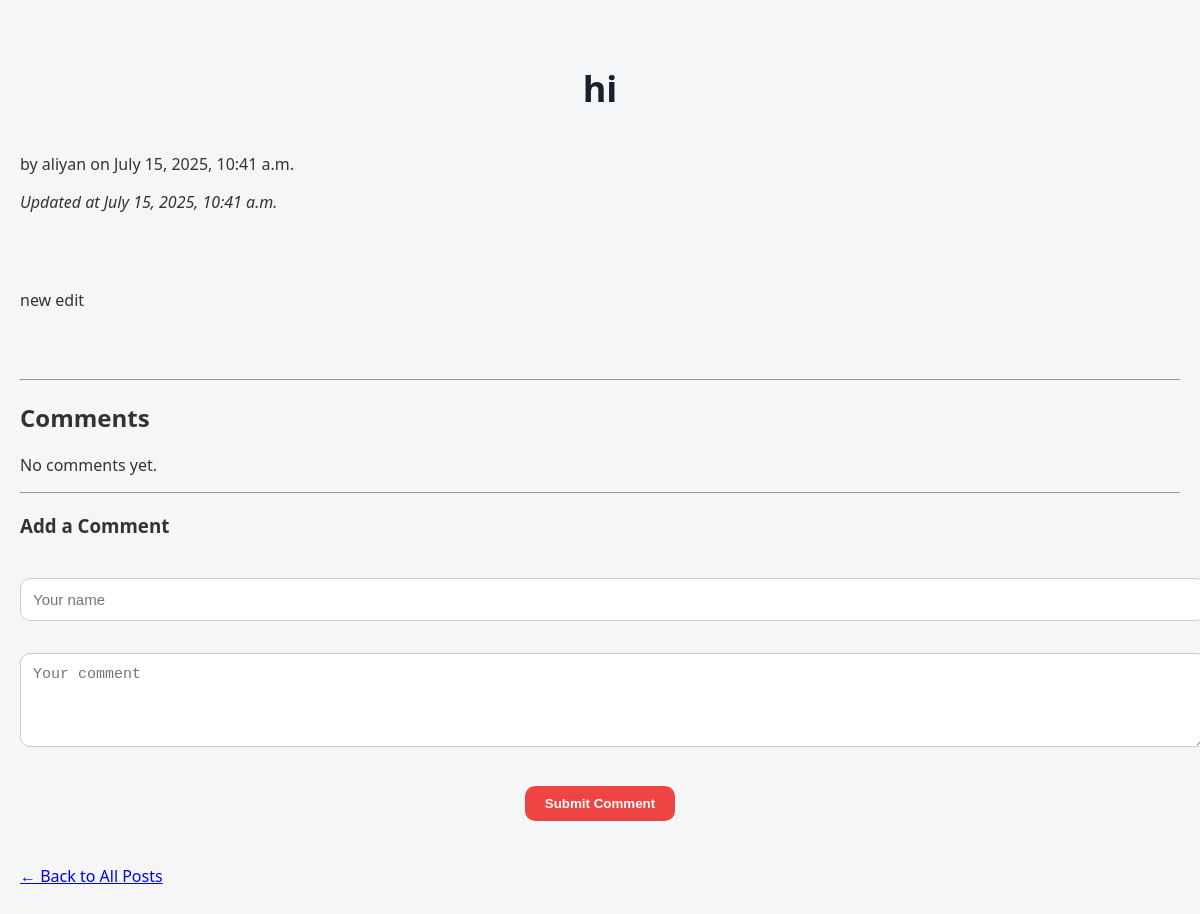
/post/10, run on the app's committed database.
### blog/models.py (models this page shows, shortened)
class Post(models.Model):
    title = models.CharField(max_length=200)
    content = models.TextField()
    author = models.ForeignKey(User, on_delete=models.CASCADE)
    created = models.DateTimeField(auto_now_add=True)
    updated = models.DateTimeField(auto_now=True)

### blog/views.py (the view)
# urls.py: path("<int:pk>" , views.PostDetailView.as_view(), name="details"),
class PostDetailView(generic.DetailView):
    model = Post
    template_name = 'blog/post_detail.html'

### blog/templates/blog/post_detail.html (shortened to what this page needs)
{% load static %}
<!DOCTYPE html>
<html>
    <head>
         <link rel="stylesheet" type="text/css" href="{% static 'blog/index.css' %}">
    </head>
    <body>
        <h1>{{ post.title }}</h1>
        <p>by {{ post.author }} on {{ post.created|date:"F j, Y, g:i a" }}</p>
        {% if post.updated and post.updated|date:"U" != post.created|date:"U" %}
        <p><em>Updated at {{ post.updated|date:"F j, Y, g:i a" }}</em></p>
        {% endif %}
        <br><br>
        <p>{{ post.content }}</p>
        <br><br>
        <hr>
        <h2>Comments</h2>
        {% for comment in post.comments.all  %}
            <div class="comment">
                <strong>{{ comment.user }}</strong> said:<br>
                {{ comment.comment }}
                <form action="{% url 'blog:delete-comment' comment.pk %}" method="post" style="display:inline;">
                    {% csrf_token %}
                    <button type="submit">Delete</button>
                </form>
            </div>
        {% empty %}
            <p>No comments yet.</p>
        {% endfor %}
        <hr>
        <h3>Add a Comment</h3>
        <form method="post" action="{% url 'blog:add-comment' post.pk %}">
            <input type="text" name="user" placeholder="Your name" required><br><br>
            <textarea name="comment" rows="4" cols="50" placeholder="Your comment" required></textarea><br><br>
            <button type="submit">Submit Comment</button>
        </form>
        <br><br>
        <a href="{% url 'blog:index' %}">← Back to All Posts</a>
    </body>
</html>

### blog/static/blog/index.css (style rules this page uses)
body { font-family: 'Segoe UI', Roboto, sans-serif; background-color: #f4f6f8; color: #333; margin: 0; padding: 40px 20px; }
h1 { text-align: center; color: #1a202c; font-size: 36px; margin-bottom: 40px; }
form { text-align: center; margin-top: 30px; }
button { padding: 10px 20px; background-color: #ef4444; color: white; border: none; border-radius: 10px; cursor: pointer; font-weight: bold; transition: background-color 0.2s ease; }
form textarea, form input[type="text"] { width: 100%; padding: 12px; border: 1px solid #ccc; border-radius: 10px; margin-top: 10px; font-size: 15px; }
form button { margin-top: 12px; }

### data on the page
Post: title "hi", author "aliyan", created "July 15, 2025, 10:41 a.m.", updated "July 15, 2025, 10:41 a.m.", content "new edit"
